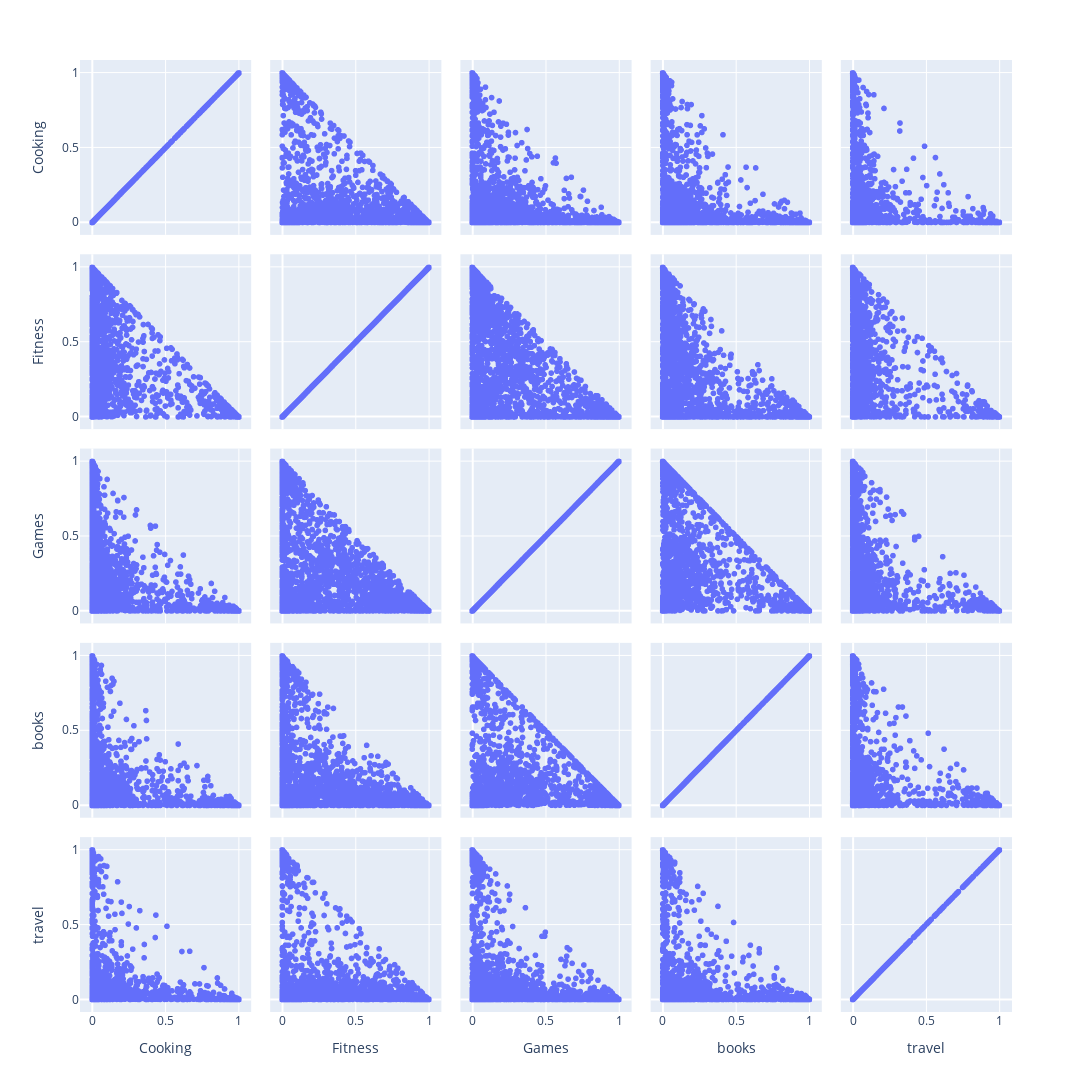

The cell this chart's notebook holds for it:
### Code cell
fig = px.scatter_matrix(df.drop("clusters",axis=1),
width=1200, height=1600)
fig.show()

### Figure 1 — Plotly figure (JSON) as saved in the notebook; plotly's stock layout.template omitted (floating-point values rounded to 4 significant figures; data arrays with more than 128 entries replaced by an {"elided": "..."} marker saying what was removed)
{"data": [{"dimensions": [{"axis": {"matches": true}, "label": "Cooking", "values": {"elided": "7815 float values"}}, {"axis": {"matches": true}, "label": "Fitness", "values": {"elided": "7815 float values"}}, {"axis": {"matches": true}, "label": "Games", "values": {"elided": "7815 float values"}}, {"axis": {"matches": true}, "label": "books", "values": {"elided": "7815 float values"}}, {"axis": {"matches": true}, "label": "travel", "values": {"elided": "7815 float values"}}], "hovertemplate": "%{xaxis.title.text}=%{x}<br>%{yaxis.title.text}=%{y}<extra></extra>", "legendgroup": "", "marker": {"color": "#636efa", "symbol": "circle"}, "name": "", "showlegend": false, "type": "splom"}], "layout": {"dragmode": "select", "height": 1600, "legend": {"tracegroupgap": 0}, "margin": {"t": 60}, "width": 1200}}
